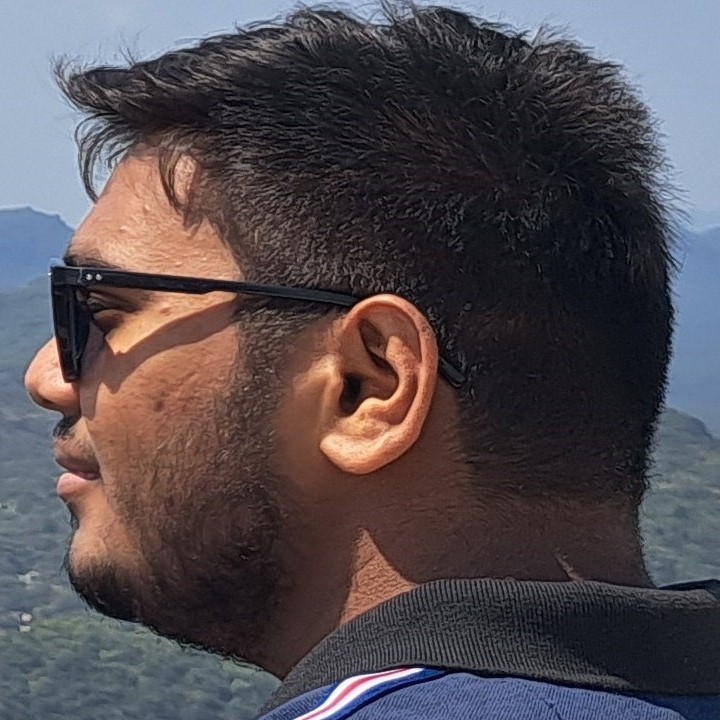
#> input picture me.jpg, 720 x 720 px
$ jupyter execute 'geo mean.ipynb'
#> lines starting #> are read from the running program, lines starting #| are printed output that depends on the picture
[cell 1]
import cv2
import numpy as np

[cell 2]
img = cv2.imread('me.jpg', cv2.IMREAD_GRAYSCALE).astype(float)
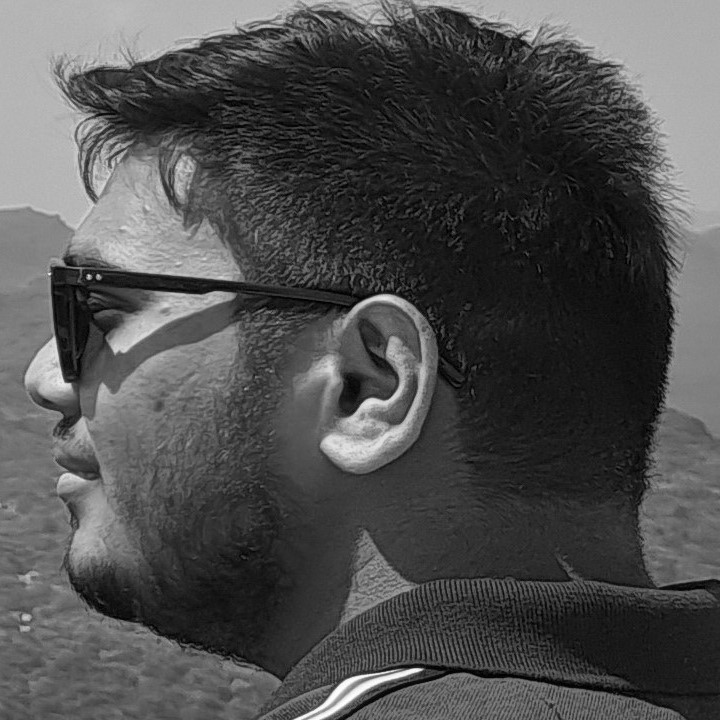
#> img: shape (720, 720) float64; min 0, max 255, mean 78.9
rows, cols = img.shape[:2]
#> rows = 720; cols = 720
ksize = 11
image = cv2.imread('me.jpg')
#> image is the input picture: shape (720, 720, 3); mean B, G, R 81.1, 76.3, 83.1

[cell 3]
cv2.imshow('Sarthak at Panchmarhi', image)
cv2.waitKey(0)

[cell 4]
padsize = int((ksize-1)/2)
pad_img = cv2.copyMakeBorder(img, *[padsize]*4, cv2.BORDER_DEFAULT)
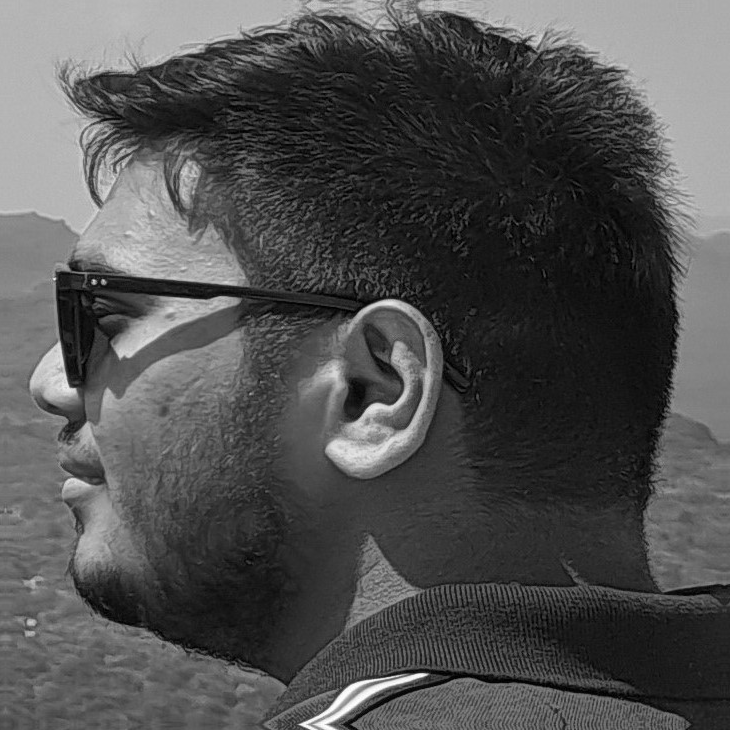
#> pad_img: shape (730, 730) float64; min 0, max 255, mean 80.3
geomean1 = np.zeros_like(img)
for r in range(rows):
    for c in range(cols):
        geomean1[r, c] = np.prod(pad_img[r:r+ksize, c:c+ksize])**(1/(ksize**2))
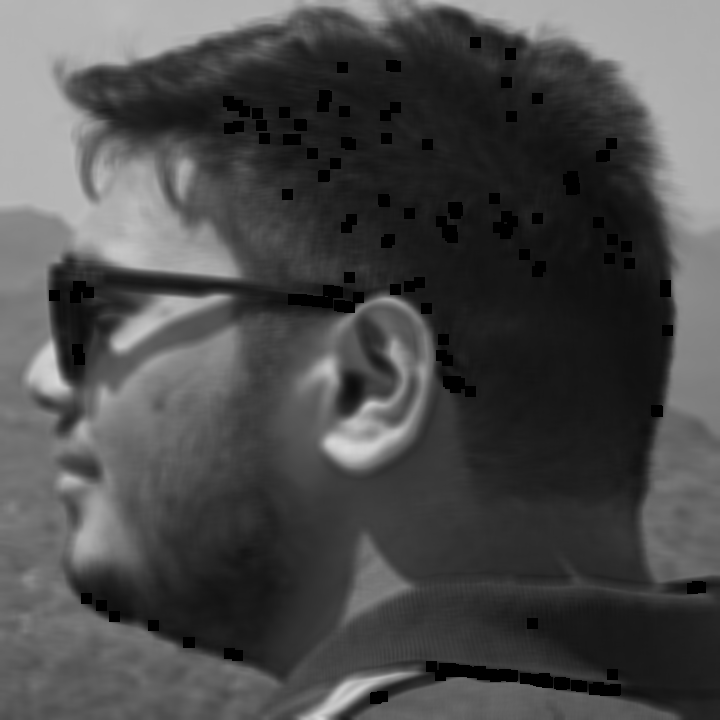
#> geomean1: shape (720, 720) float64; min 0, max 216.1, mean 75.9
geomean1 = np.uint8(geomean1)
cv2.imshow('Sarthak at Panchmarhi but sad', geomean1)
cv2.waitKey()

[cell 5]
geomean2 = np.uint8(np.exp(cv2.boxFilter(np.log(img), -1, (ksize, ksize))))
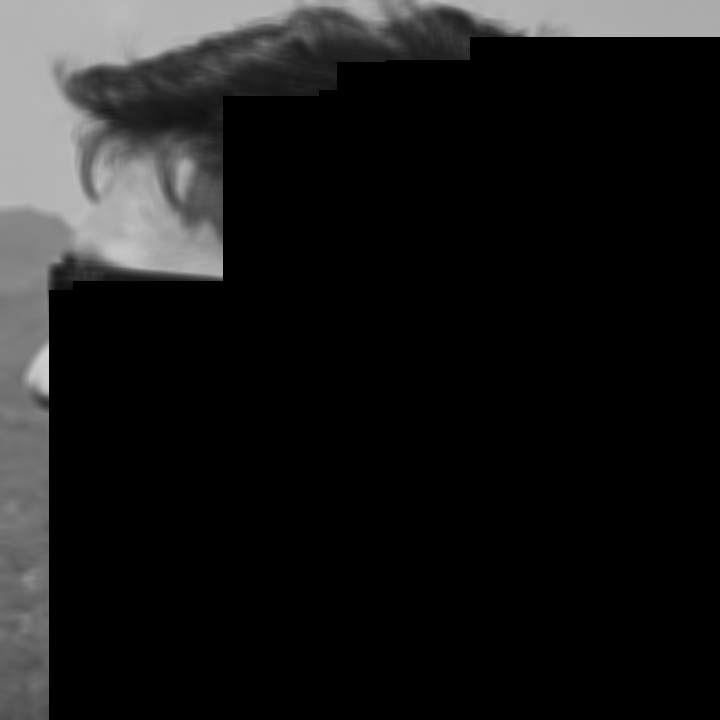
#> geomean2: shape (720, 720); min 0, max 207, mean 26.6
cv2.imshow('2', geomean2)
cv2.waitKey()

$ run again, with camman.png saved as me.jpg
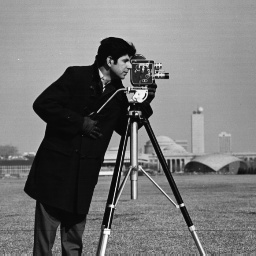
#> input picture camman.png, 256 x 256 px
#> image is the input picture: shape (256, 256, 3); min 4, max 254, mean 118.7
#> `pad_img = cv2.copyMakeBorder(img, *[padsize]*4, cv2.BORDER_DEFAULT)`:
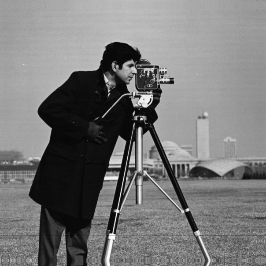
#> pad_img: shape (266, 266) float64; min 4, max 254, mean 120.2
#> after the loop `for r in range(rows):`:
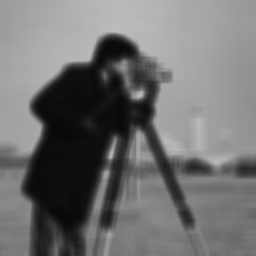
#> geomean1: shape (256, 256) float64; min 8.71, max 190.1, mean 112.8
